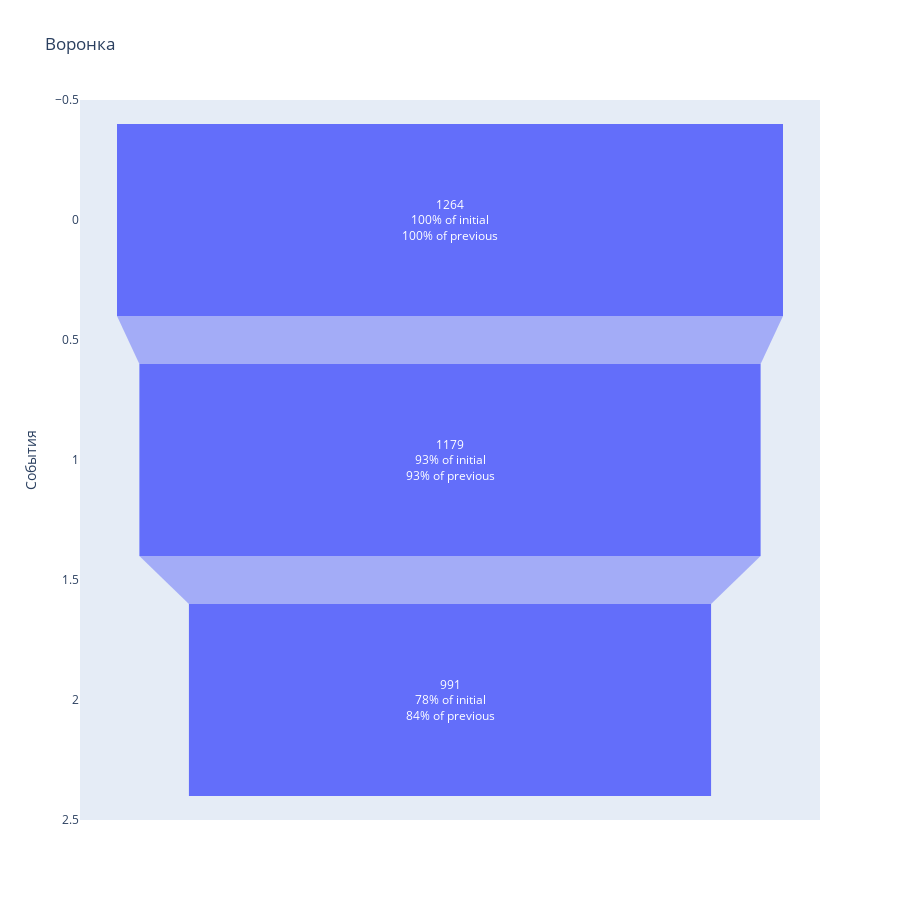

The cell this chart's notebook holds for it:
### Code cell
fig = go.Figure()
 

fig.add_trace(go.Funnel(
    y = data.index, # data['month'] data.index
    x = data['user_id'],
    textinfo = "value+percent initial+percent previous"))
fig.update_layout(title='Воронка событий')


fig.update_layout(title='Воронка',
                  yaxis_title='События',
                  height=900, width=900
                 )
fig.update_xaxes(tickangle=45)
fig.show()

### Figure 1 — Plotly figure (JSON) as saved in the notebook; plotly's stock layout.template omitted (floating-point values rounded to 4 significant figures)
{"data": [{"textinfo": "value+percent initial+percent previous", "type": "funnel", "x": [1264, 1179, 991], "y": [0, 1, 2]}], "layout": {"height": 900, "title": {"text": "Воронка"}, "width": 900, "xaxis": {"tickangle": 45}, "yaxis": {"title": {"text": "События"}}}}
